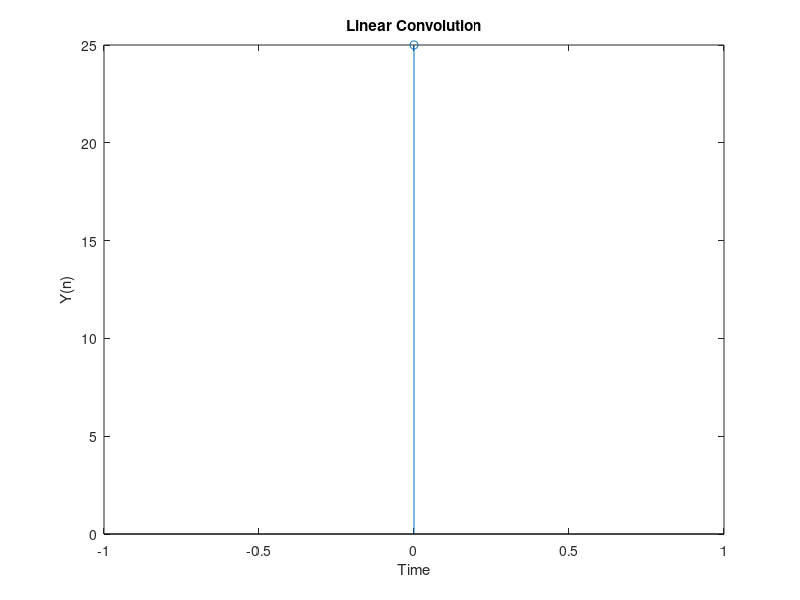

MATLAB code to generate this figure:
% Linear Convolution
% Example:
% Enter the input sequence [1 2 3]
% Enter the impulse response sequence [1 8 3]
% Output:
%      1    10    22    30     9
clear all;
x=input('Enter the input sequence ' );
h=input('Enter the impulse response sequence ' );
n1=length(x);
n2=length(h);
N=n1+n2-1;
x1=[x zeros(1,N-n1)];
h1=[h zeros(1,N-n2)];
for n=1:N
    for m=1:N
        if n>m
        H(m,n)=0;
        else
        H(m,n)=h1(m-(n-1));
        end
    end
end
y=(H*x1');
disp('Output:');
disp(y');
n=0:N-1;
stem(n,y);title('Linear Convolution');
ylabel('Y(n)');xlabel('Time');
axis tight;